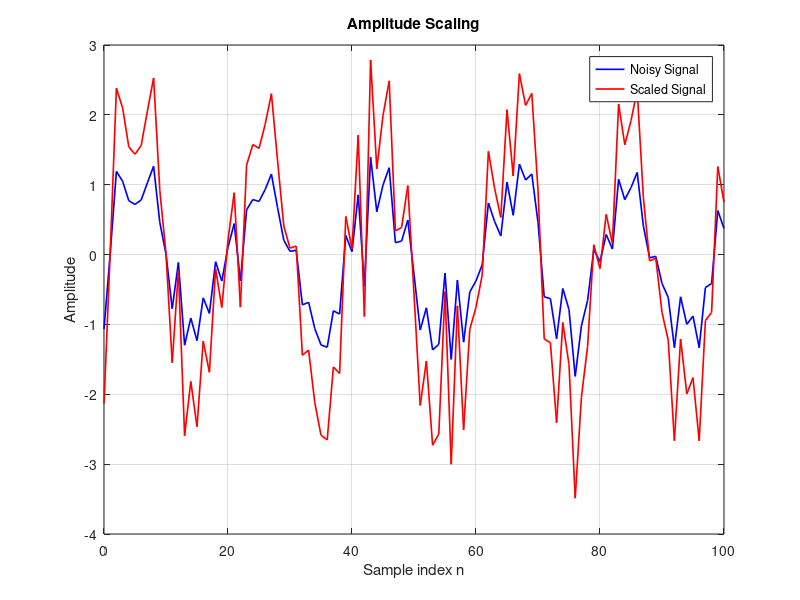
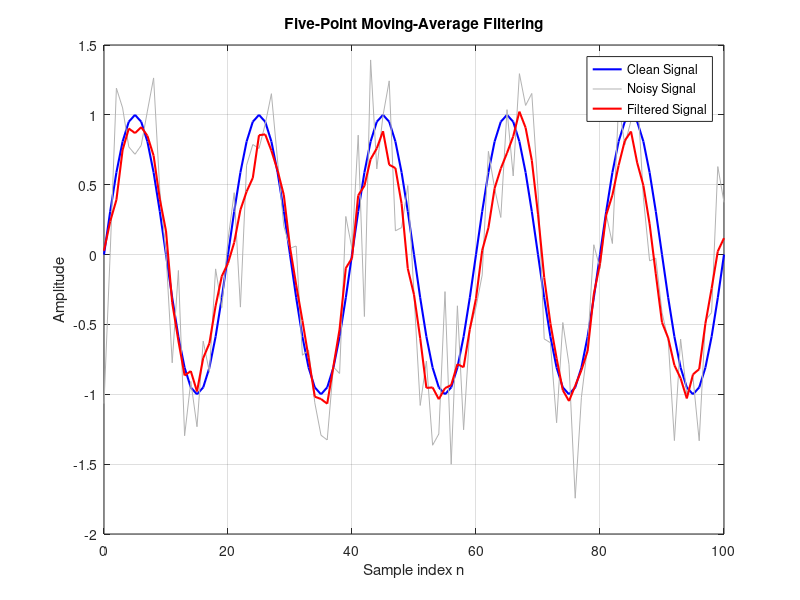
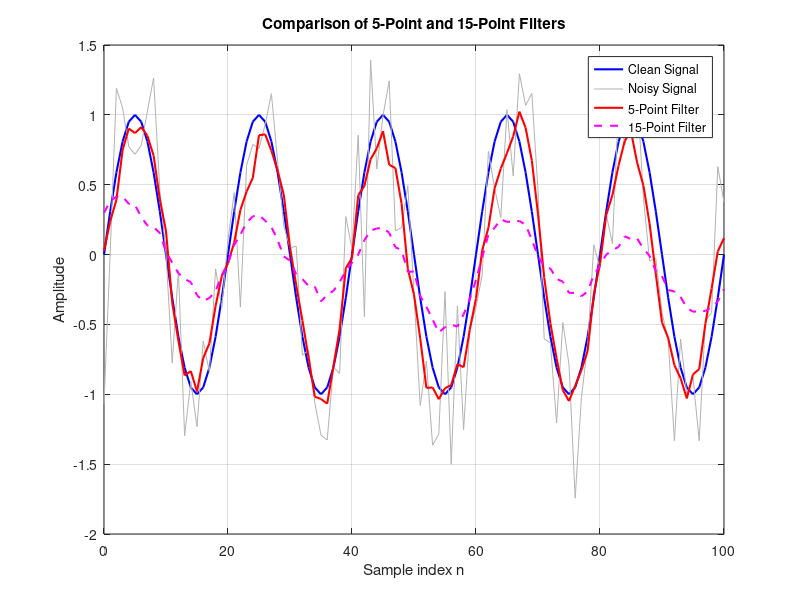
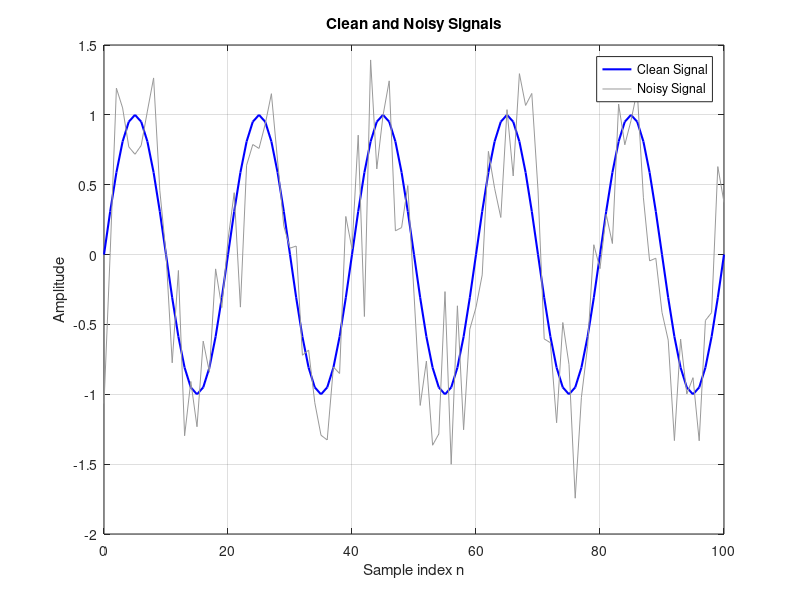

Write the MATLAB code that produced these figures, in order.

clear;
close all;
clc;

% Use the same random noise each time
rng(1);

%% Create a clean discrete-time signal

n = 0:100;
clean = sin(0.1*pi*n);

%% Add noise

noise = 0.4*randn(size(n));
measured = clean + noise;

%% Display clean and noisy signals

figure(1);

plot(n, clean, 'b', 'LineWidth', 1.5);
hold on;
plot(n, measured, 'Color', [0.6 0.6 0.6]);

grid on;
xlabel('Sample index n');
ylabel('Amplitude');
title('Clean and Noisy Signals');
legend('Clean Signal', 'Noisy Signal');
hold off;

%% Task 1: Amplitude Scaling

scaled = measured * 2;

figure(2);

plot(n, measured, 'b', 'LineWidth', 1.2);
hold on;
plot(n, scaled, 'r', 'LineWidth', 1.2);

grid on;
xlabel('Sample index n');
ylabel('Amplitude');
title('Amplitude Scaling');
legend('Noisy Signal', 'Scaled Signal');
hold off;

saveas(gcf, 'signal_operations.png');

%% Task 2: Signal Delay

delay = 5;

delayed = [zeros(1, delay), measured];

n_measured = 0:length(measured)-1;
n_delayed = 0:length(delayed)-1;

figure(3);

plot(n_measured, measured, 'b', 'LineWidth', 1.2);
hold on;
plot(n_delayed, delayed, 'r--', 'LineWidth', 1.2);

grid on;
xlabel('Sample index n');
ylabel('Amplitude');
title('Signal Delay of 5 Samples');
legend('Original Noisy Signal', 'Delayed Signal');
hold off;

%% Task 3: Five-Point Moving-Average Filter

h5 = ones(1,5)/5;

filtered5 = conv(measured, h5, 'same');

figure(4);

plot(n, clean, 'b', 'LineWidth', 1.5);
hold on;
plot(n, measured, 'Color', [0.7 0.7 0.7]);
plot(n, filtered5, 'r', 'LineWidth', 1.5);

grid on;
xlabel('Sample index n');
ylabel('Amplitude');
title('Five-Point Moving-Average Filtering');
legend('Clean Signal', 'Noisy Signal', 'Filtered Signal');
hold off;

saveas(gcf, 'noise_filtering.png');

%% Task 4: Compare Two Filter Lengths

h15 = ones(1,15)/15;

filtered15 = conv(measured, h15, 'same');

figure(5);

plot(n, clean, 'b', 'LineWidth', 1.5);
hold on;
plot(n, measured, 'Color', [0.7 0.7 0.7]);
plot(n, filtered5, 'r', 'LineWidth', 1.5);
plot(n, filtered15, 'm--', 'LineWidth', 1.5);

grid on;
xlabel('Sample index n');
ylabel('Amplitude');
title('Comparison of 5-Point and 15-Point Filters');
legend('Clean Signal', 'Noisy Signal', ...
       '5-Point Filter', '15-Point Filter');
hold off;

saveas(gcf, 'filter_comparison.png');

%% Calculate Noise Error

error_noisy = mean((measured-clean).^2);
error_5 = mean((filtered5-clean).^2);
error_15 = mean((filtered15-clean).^2);

fprintf('\nNOISE FILTERING RESULTS\n');
fprintf('Original noisy signal MSE: %.4f\n', error_noisy);
fprintf('5-point filter MSE: %.4f\n', error_5);
fprintf('15-point filter MSE: %.4f\n', error_15);

fprintf('\nAll figures saved successfully.\n');
